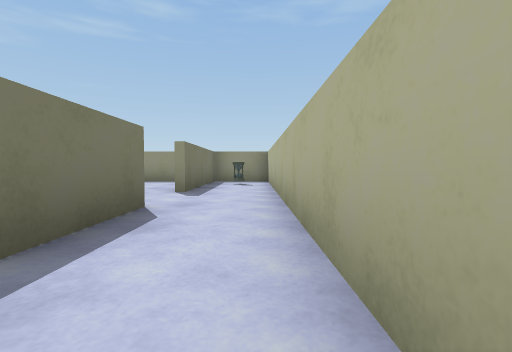
[1] (above)

22 first-person views from a walk through a scene from a Unity 3-D project. The camera is 0.51 m above the floor, tilts 2° down and sees 85° across. The floor is counted in squares, 1 m on a side. Each view is taken from the middle of a square. On the plan, view 1 faces up. The plan holds only what a view shows up to about 9 squares ahead; the rest is blank. The player is left out. Surface patterns are stand-ins for the level's own textures.

[2]
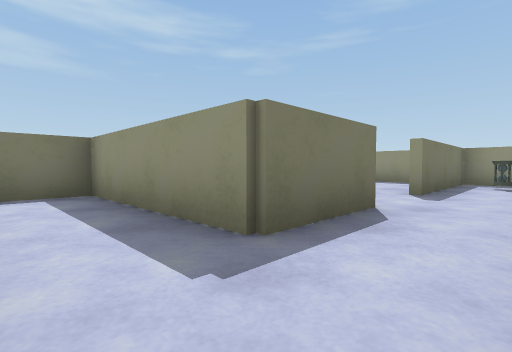

[3]
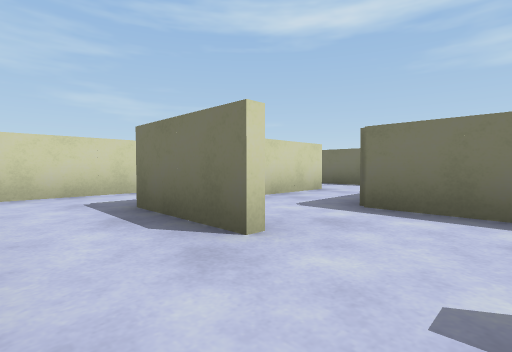

[4]
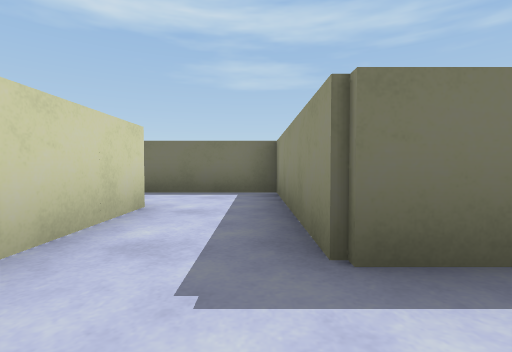

[5]
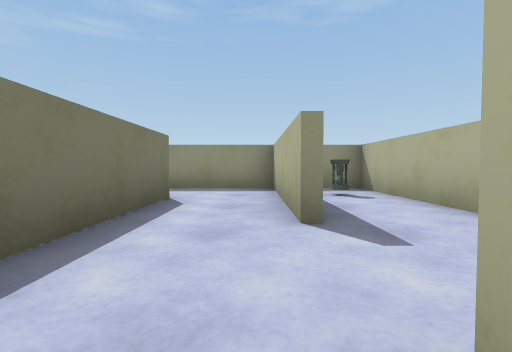

[6]
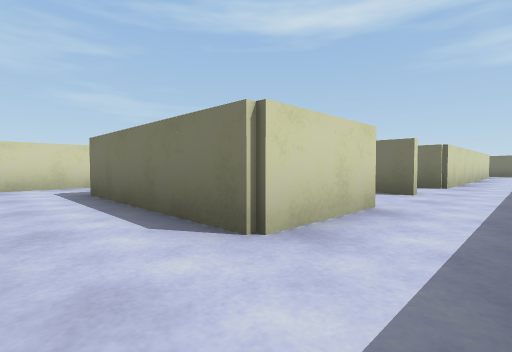

[7]
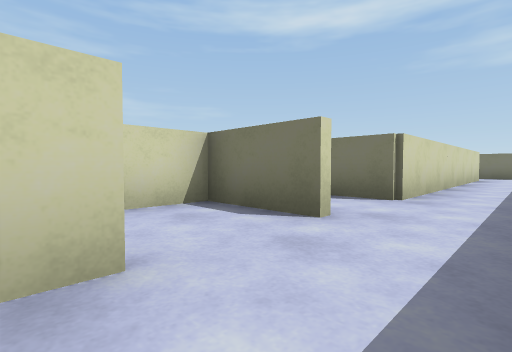

[8]
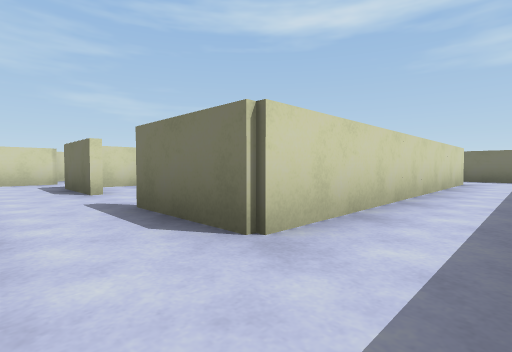

[9]
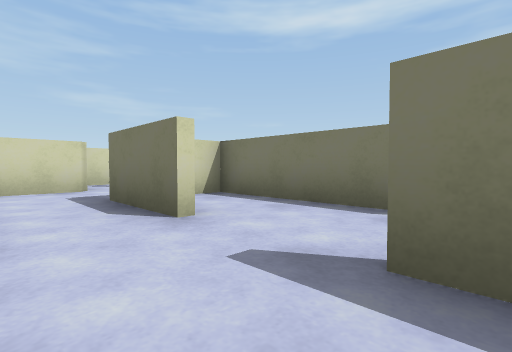

[10]
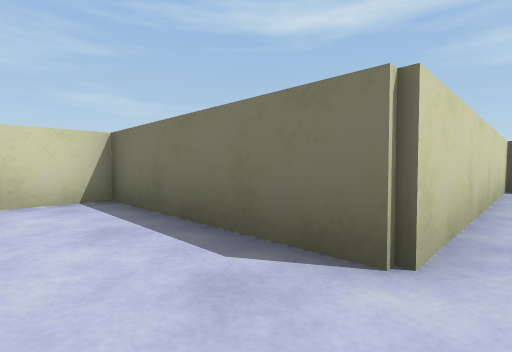

[11]
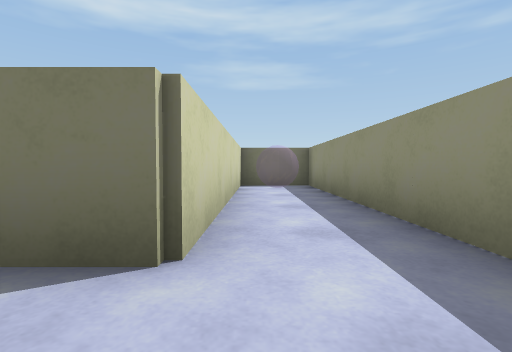

[12]
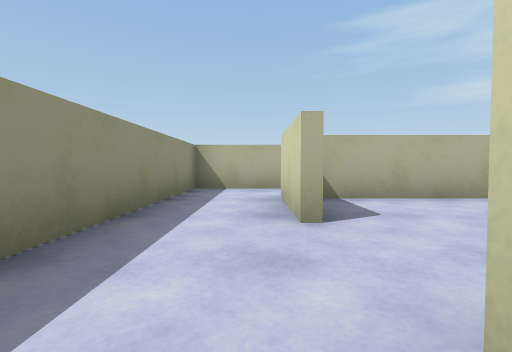

[13]
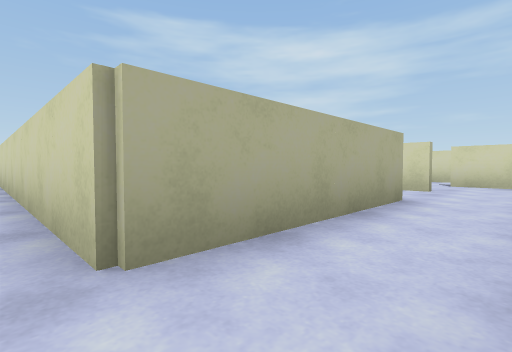

[14]
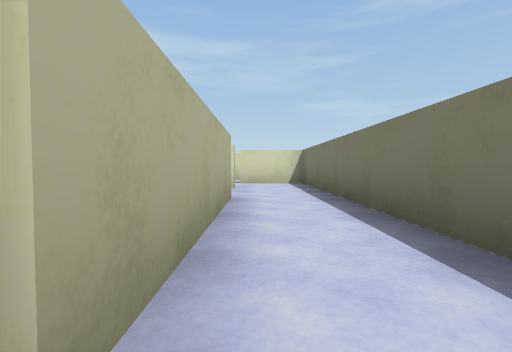

[15]
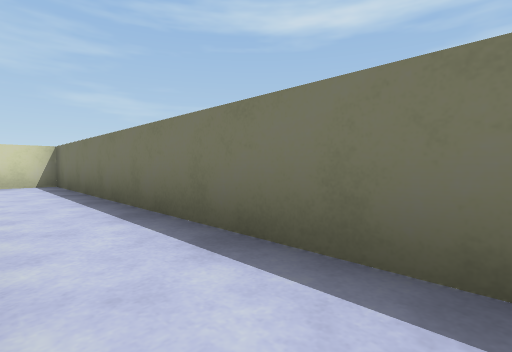

[16]
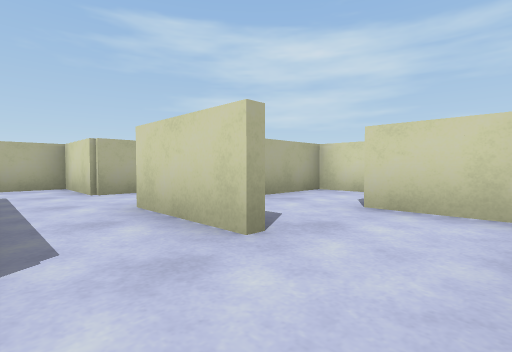

[17]
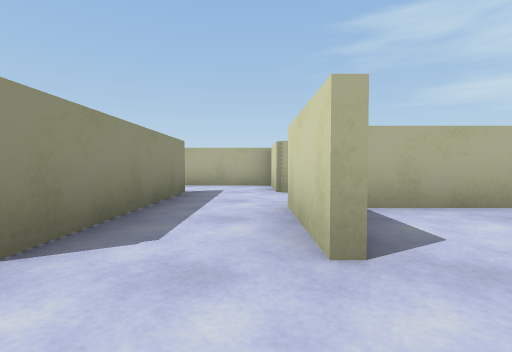

[18]
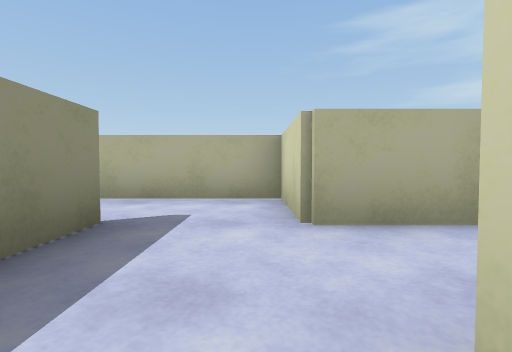

[19]
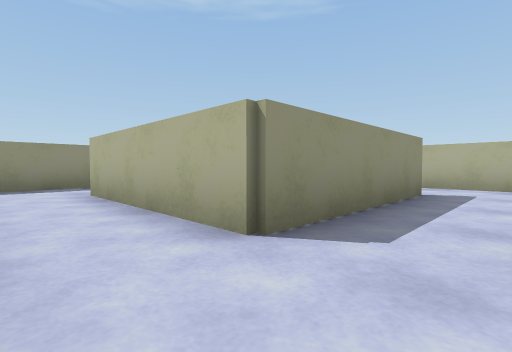

[20]
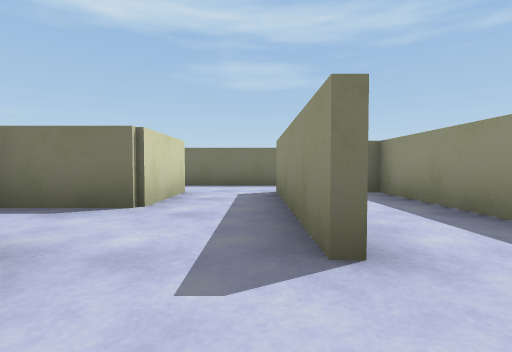

[21]
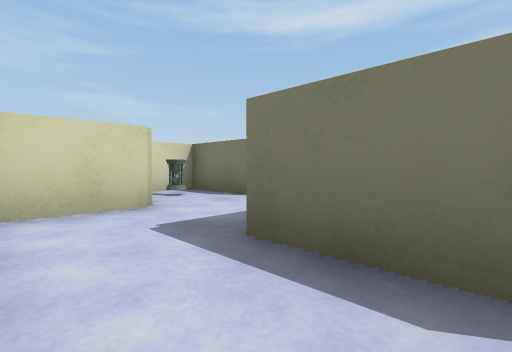

[22]
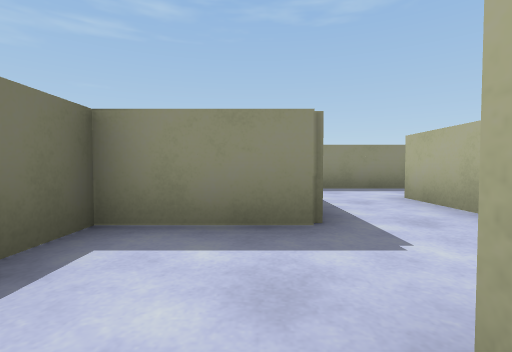

### Floor plan
Points are (right, up) in squares from view 1. A wall is a line through its corners. A room is listed if a view was taken in it or the views show most of it. See-through windows are left out.
Room 1 (views 1, 2, 3)
walls: (-1.4, 3.6) (-1.4, 1.4) (-5.4, 1.4) (-5.4, 0.1); (0.4, 0.4) (0.4, 9.4) (-1.1, 9.4); (-2.2, -0.4) (-0.1, -0.4); (-1.4, 9.5) (-1.4, 5.5)
ways out: opening at (-1, 4.5) to room 2
objects: other object (0, 8)
Room 2 (views 4, 5)
walls: (-5.6, 0) (-5.6, 1.6) (-2.2, 1.6); (-1.6, 5.5) (-1.6, 7.5); (-3.4, 7.6) (-3.4, 3.4) (-7.4, 3.4) (-7.4, 0.4)
ways out: opening at (-1, 4.5) to room 1; opening at (-2, 6.5) to room 3; opening at (-8, -2) to room 8
Room 3 (views 6, 7)
walls: (-5.6, 7.6) (-3.4, 7.6); (-1.6, 7.5) (-1.6, 9.5); (-1.1, 9.4) (-6.5, 9.4)
ways out: opening at (-2, 6.5) to room 2; opening at (-7, 8.5) to room 4; opening at (-6, 7) to room 11
Room 4 (views 8, 12, 13, 14, 15, 16, 17, 19)
walls: (-15.6, 7.6) (-9.4, 7.6); (-17, 9.4) (-18.8, 9.4); (-19.4, 8.5) (-19.4, 1.6); (-17.6, 3.4) (-17.6, 5.6)
ways out: opening at (-7, 8.5) to room 3; opening at (-8, 6.5) to room 5; opening at (-15, 6) to room 6; opening at (-17, 2) to room 7; opening at (-18.5, 1) to room 10
Room 5 (views 9, 21)
walls: (-9.4, 3.6) (-9.4, 1.5); (-9.4, 7.6) (-9.4, 5.5)
ways out: opening at (-8, 6.5) to room 4; opening at (-9, 4.5) to room 6; opening at (-8, 1) to room 9
Room 6 (views 10, 11)
walls: (-11.5, 7.4) (-15.4, 7.4); (-15.2, 5.6) (-11.4, 5.6) (-11.4, 1.5)
ways out: opening at (-15, 6) to room 4; opening at (-9, 4.5) to room 5
Room 7 (views 18, 20)
walls: (-13.4, 3.4) (-17.6, 3.4); (-13.6, 0) (-13.6, 1.6) (-10.1, 1.6); (-11.6, 1.5) (-11.6, 3.5); (-17.6, 1.6) (-15.4, 1.6) (-15.4, -0.1)
ways out: opening at (-17, 2) to room 4; opening at (-12.5, 3) to room 12
Room 8 (view 22)
walls: (-7.4, -0.6) (-9.4, -0.6)
ways out: opening at (-8, -2) to room 2
Room 9 (no view inside)
walls: (-9.6, -0.4) (-8.1, -0.4); (-11.4, -0.6) (-11.4, -2.4) (-10, -2.4)
ways out: opening at (-8, 1) to room 5
objects: other object (-10, -1)
Room 10 (no view inside)
walls: (-19.4, 1.6) (-19.4, -0.4) (-17.5, -0.4); (-15.6, -0.4) (-15.6, 0.8)
ways out: opening at (-18.5, 1) to room 4; opening at (-16.5, -1)
Room 11 (no view inside)
walls: (-3.6, 4.2) (-3.6, 7); (-7.4, 7.6) (-7.4, 5.6) (-6.1, 5.6)
ways out: opening at (-6, 7) to room 3
Room 12 (no view inside)
walls: (-14.5, 5.4) (-17.5, 5.4); (-11.6, 3.5) (-11.6, 4.5)
ways out: opening at (-12.5, 3) to room 7

Positions as (right, up) in squares from view 1, and headings:
1: (0, 0), facing up
2: (0, 0), facing up-left
3: (0, 5), facing down-left
4: (-2, 3), facing left
5: (-2, 3), facing up
6: (-2, 9), facing down-left
7: (-5, 9), facing down-left
8: (-8, 9), facing down-left
9: (-8, 6), facing down-left
10: (-10, 6), facing down-left
11: (-10, 6), facing left
12: (-8, 8), facing right
13: (-19, 8), facing down-right
14: (-18, 8), facing down
15: (-18, 8), facing down-left
16: (-19, 3), facing down-right
17: (-19, 2), facing right
18: (-16, 2), facing right
19: (-19, 2), facing up-right
20: (-12, 3), facing left
21: (-8, 3), facing down-left
22: (-8, -3), facing up
